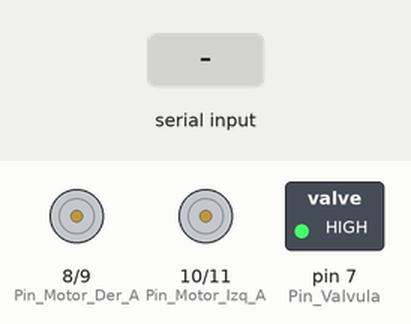
Simulated run of this sketch. Board: Arduino Uno, built with avr-gcc and run on an emulated ATmega328P. On the bench: motor-driver pin pairs drawn as motors (green arrow = first pin HIGH = forward, orange = second pin HIGH = backward, longer = more drive), switched loads named in the sketch (green lamp = pin HIGH). The inputs (shaded band) are chosen by the test bench.

Above: at 1.2 s.
1.3 s: "a" received over Serial
At 1.7 s:
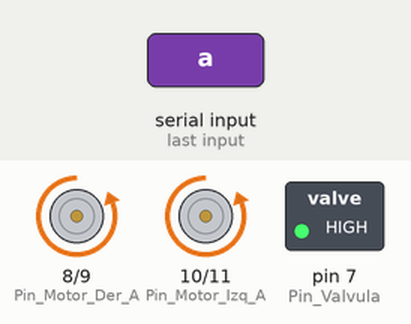
3.3 s: "r" received over Serial
At 3.7 s:
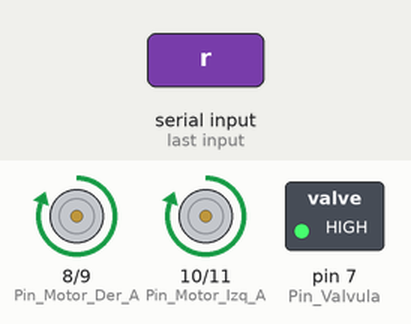
5.3 s: "d" received over Serial
At 5.7 s:
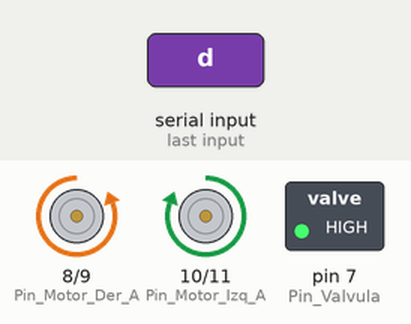
7.3 s: "i" received over Serial
At 7.7 s:
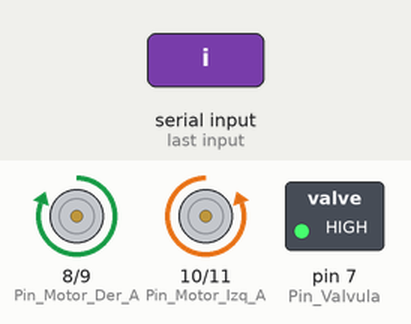
9.3 s: "v" received over Serial
At 10.2 s:
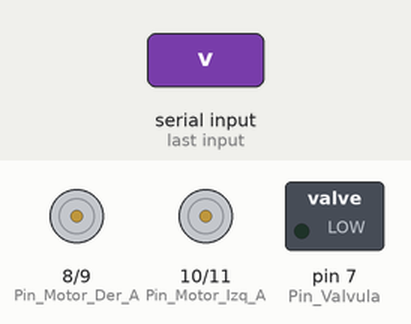
10.8 s: "a" received over Serial
At 11.2 s:
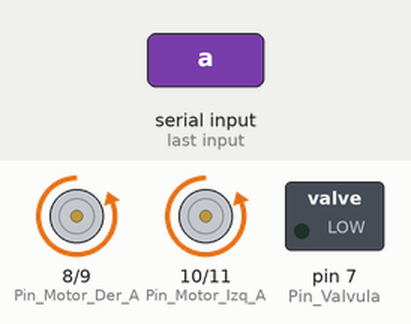
Timing chart, 0 to 13.8 s (numbered marks = the images above; inputs shaded):
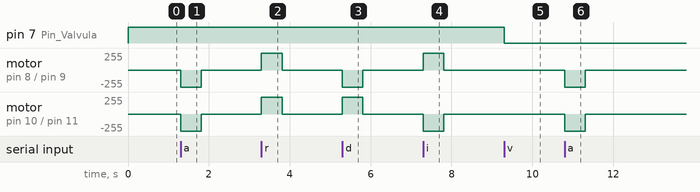

The sketch:

Control_Carrito.ino
```cpp
//Pines de conexión del driver
int Pin_Motor_Der_A = 8;
int Pin_Motor_Der_B = 9;
int Pin_Motor_Izq_A = 10;
int Pin_Motor_Izq_B = 11;
int Pin_Valvula = 7;
int VSTATE = 0;

int tiempo=0;
void setup() {
  // inicializar la comunicación serial a 9600 bits por segundo:
  Serial.begin(9600);
  // configuramos los pines como salida
  pinMode(Pin_Motor_Der_A, OUTPUT);
  pinMode(Pin_Motor_Der_B, OUTPUT);
  pinMode(Pin_Motor_Izq_A, OUTPUT);
  pinMode(Pin_Motor_Izq_B, OUTPUT);
  pinMode(Pin_Valvula, OUTPUT);
  digitalWrite(Pin_Valvula,HIGH);
}

void loop() {

  if (Serial.available()) {
     char dato= Serial.read();
     if(dato=='a')
     {
        Mover_Adelante();
        tiempo=0;
     }
     else if(dato=='r')
     {
        Mover_Retroceso();
        tiempo=0;
     }
     else if(dato=='d')
     {
        Mover_Derecha();
        tiempo=0;
      }
     else if(dato=='i')
     {
        Mover_Izquierda();
        tiempo=0;
     }
     else if(dato=='v')
     {
       if(VSTATE == 0)
       {
       digitalWrite(Pin_Valvula,LOW);
       VSTATE = 1;
       }
       else if(VSTATE == 1)
       {
       digitalWrite(Pin_Valvula,HIGH);
       VSTATE = 0;
       }
     }
  }

  if(tiempo<500) // 100 cilcos de 1ms
  {
    tiempo=tiempo+1;
  }
  else   //ya transcurrió 100ms (100ciclos)
  {
    Mover_Stop();
  }


  delay(1); //pasusa de 1ms por ciclo

}

void Mover_Adelante()
{
  digitalWrite (Pin_Motor_Der_A,LOW );
  digitalWrite (Pin_Motor_Der_B,HIGH );
  digitalWrite (Pin_Motor_Izq_A,LOW );
  digitalWrite (Pin_Motor_Izq_B,HIGH );
}
void Mover_Retroceso()
{
  digitalWrite (Pin_Motor_Der_A, HIGH);
  digitalWrite (Pin_Motor_Der_B, LOW);
  digitalWrite (Pin_Motor_Izq_A, HIGH);
  digitalWrite (Pin_Motor_Izq_B, LOW);
}
void Mover_Derecha()
{
  digitalWrite (Pin_Motor_Der_A,LOW );
  digitalWrite (Pin_Motor_Der_B,HIGH );
  digitalWrite (Pin_Motor_Izq_A,HIGH);
  digitalWrite (Pin_Motor_Izq_B,LOW);
}
void Mover_Izquierda()
{
  digitalWrite (Pin_Motor_Der_A,HIGH);
  digitalWrite (Pin_Motor_Der_B,LOW);
  digitalWrite (Pin_Motor_Izq_A,LOW );
  digitalWrite (Pin_Motor_Izq_B,HIGH );
}
void Mover_Stop()
{
  digitalWrite (Pin_Motor_Der_A, LOW);
  digitalWrite (Pin_Motor_Der_B, LOW);
  digitalWrite (Pin_Motor_Izq_A, LOW);
  digitalWrite (Pin_Motor_Izq_B, LOW);
}
```

Measured:
- after the input at 1.3 s, motor on pin 8 (Pin_Motor_Der_A) / pin 9 (Pin_Motor_Der_B), motor on pin 10 (Pin_Motor_Izq_A) / pin 11 (Pin_Motor_Izq_B): stopped → backward 255/255 at once, → stopped 0.51 s later
- after the input at 3.3 s, motor on pin 8 (Pin_Motor_Der_A) / pin 9 (Pin_Motor_Der_B), motor on pin 10 (Pin_Motor_Izq_A) / pin 11 (Pin_Motor_Izq_B): stopped → forward 255/255 at once, → stopped 0.51 s later
- after the input at 5.3 s, motor on pin 8 (Pin_Motor_Der_A) / pin 9 (Pin_Motor_Der_B): stopped → backward 255/255 at once, → stopped 0.51 s later; motor on pin 10 (Pin_Motor_Izq_A) / pin 11 (Pin_Motor_Izq_B): stopped → forward 255/255 at once, → stopped 0.51 s later
- after the input at 7.3 s, motor on pin 8 (Pin_Motor_Der_A) / pin 9 (Pin_Motor_Der_B): stopped → forward 255/255 at once, → stopped 0.51 s later; motor on pin 10 (Pin_Motor_Izq_A) / pin 11 (Pin_Motor_Izq_B): stopped → backward 255/255 at once, → stopped 0.51 s later
- after the input at 9.3 s, pin 7 (Pin_Valvula): HIGH → LOW at once
- after the input at 10.8 s, motor on pin 8 (Pin_Motor_Der_A) / pin 9 (Pin_Motor_Der_B), motor on pin 10 (Pin_Motor_Izq_A) / pin 11 (Pin_Motor_Izq_B): stopped → backward 255/255 at once, → stopped 0.51 s later
